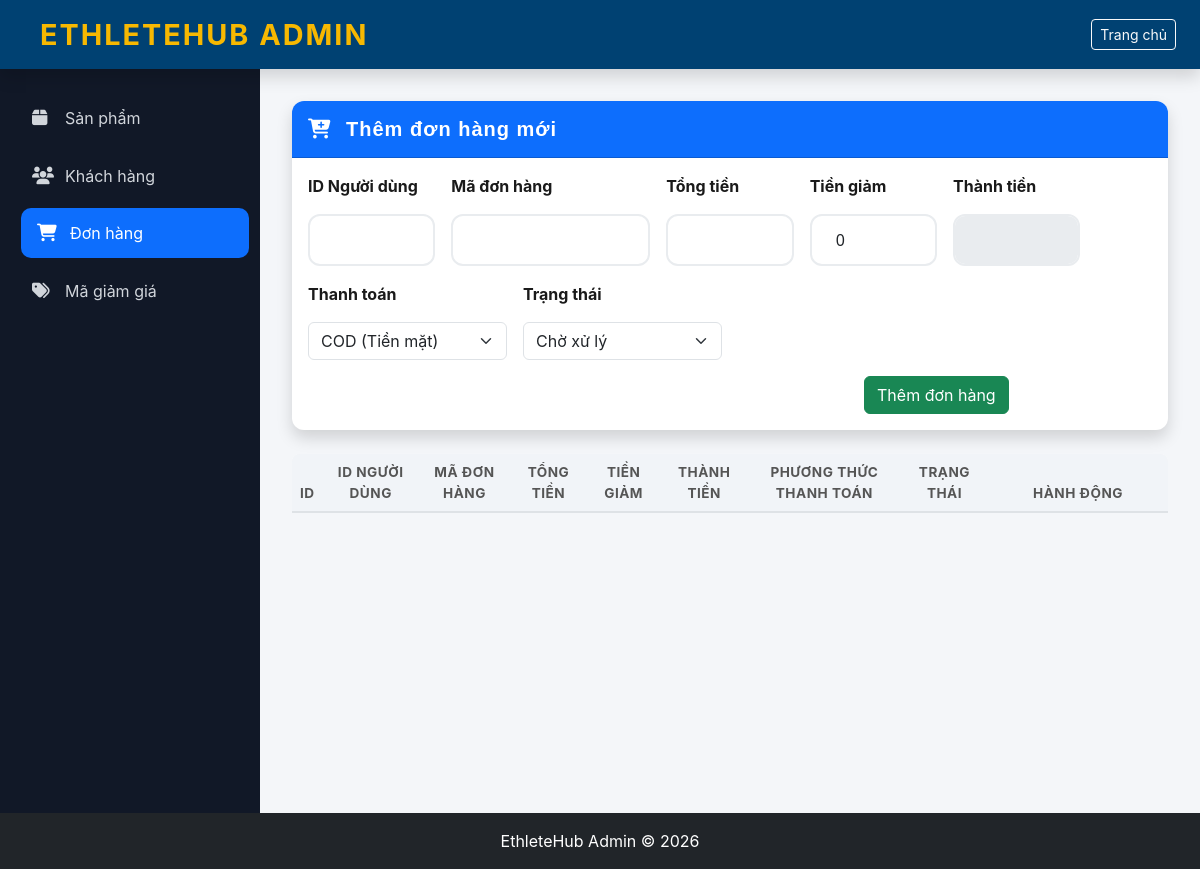
Page /CRUDdonhang.php (signed in) on the earlier database version.
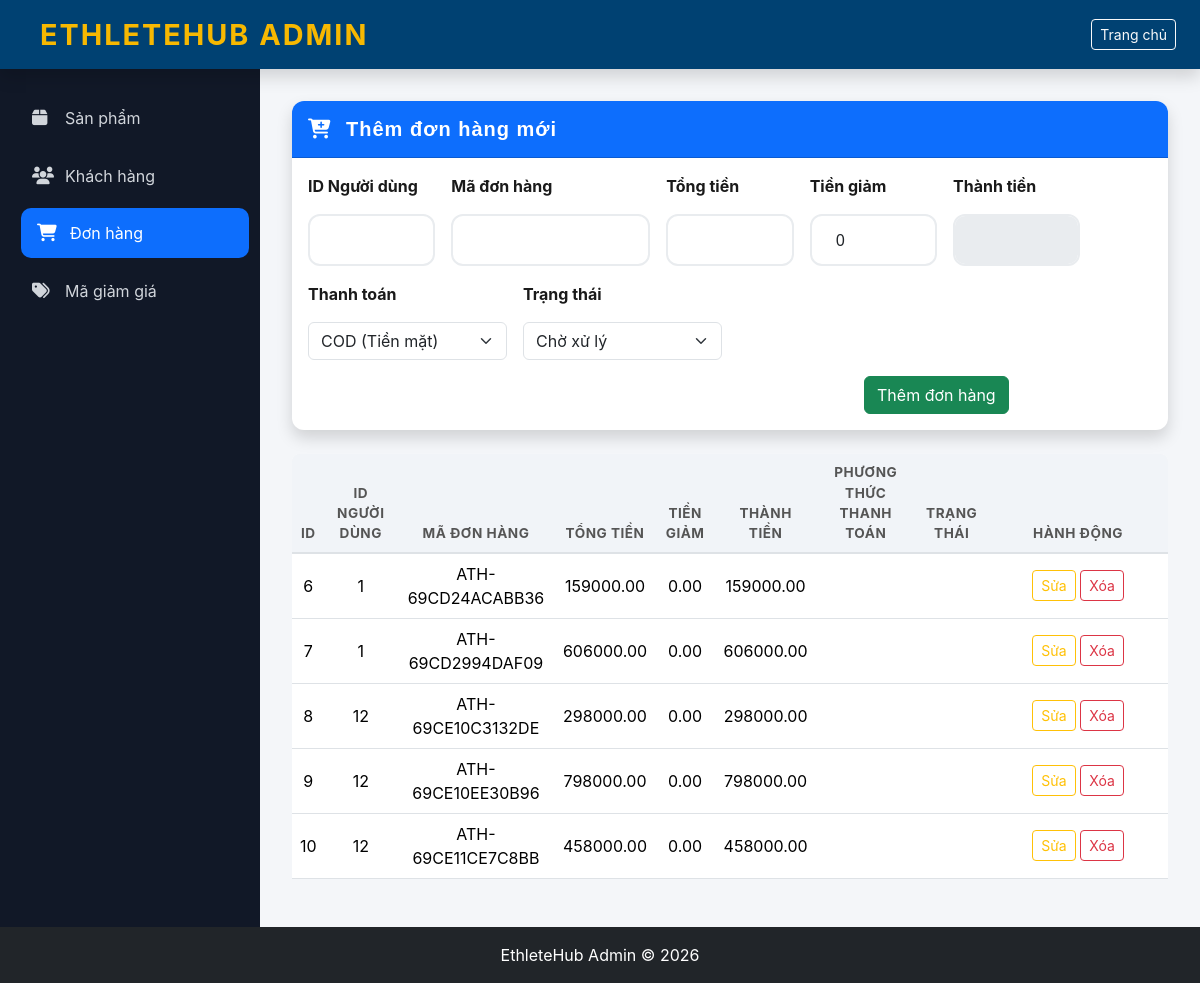
Same page on the later database version.
### tables this page shows
CREATE TABLE `don_hang` (
  `id` int(11) NOT NULL COMMENT 'ID đơn hàng',
  `nguoi_dung_id` int(11) NOT NULL COMMENT 'ID người dùng',
  `ten_nguoi_nhan` varchar(100) NOT NULL DEFAULT '' COMMENT 'Tên người nhận',
  `so_dien_thoai_nhan` varchar(15) NOT NULL DEFAULT '' COMMENT 'SĐT người nhận',
  `dia_chi_giao_hang` text NOT NULL COMMENT 'Địa chỉ giao hàng',
  `ma_don_hang` varchar(50) NOT NULL COMMENT 'Mã đơn hàng',
  `tong_tien` decimal(15,2) NOT NULL COMMENT 'Tổng tiền hàng',
  `tien_giam` decimal(15,2) DEFAULT 0.00 COMMENT 'Tiền giảm giá',
  `thanh_tien` decimal(15,2) NOT NULL COMMENT 'Thành tiền',
  `ma_phieu_giam` varchar(50) DEFAULT NULL COMMENT 'Mã phiếu giảm',
  `ma_giam_gia_id` int(11) DEFAULT NULL COMMENT 'FK → ma_giam_gia.id',
  `phuong_thuc_thanh_toan` enum('tien_mat','credit_card','bank_transfer','e_wallet') DEFAULT 'tien_mat' COMMENT 'Phương thức thanh toán',
  `trang_thai` enum('cho_xu_ly','da_thanh_toan','dang_giao','hoan_thanh','da_huy','da_giao') DEFAULT 'cho_xu_ly' COMMENT 'Trạng thái đơn hàng',
  `ghi_chu` text DEFAULT NULL COMMENT 'Ghi chú đơn hàng',
  `ngay_dat` datetime DEFAULT current_timestamp() COMMENT 'Ngày đặt',
  `ngay_cap_nhat` datetime DEFAULT current_timestamp() ON UPDATE current_timestamp(),
  `ngay_giao_hang` date DEFAULT NULL COMMENT 'Ngày giao hàng',
  `lat` decimal(10,8) DEFAULT NULL,
  `lng` decimal(11,8) DEFAULT NULL
);

### model/CRUD.php (called while the page is built, shortened)
<?php
function getAllOrders($conn) {
    $sql = "SELECT * FROM don_hang  ";
    $stmt = $conn->prepare($sql);
    $stmt->execute();
    return $stmt->fetchAll(PDO::FETCH_ASSOC);
}
?>

### CRUDdonhang.php (the view, shortened to what this page needs)
<?php
require_once 'model/CRUD.php';
$db = new Database();
$conn = $db->connect();
$update_mode = false;
$edit_order = [
    'id' => '',
    'nguoi_dung_id' => '',
    'ma_don_hang' => '',
    'tong_tien' => '',
    'tien_giam' => 0,
    'thanh_tien' => '',
    'phuong_thuc_thanh_toan' => '',
    'trang_thai' => ''
];
$listorders = getAllOrders($conn);
?>
<!DOCTYPE html>
<html lang="vi">
<head>
    <link href="https://cdnjs.cloudflare.com/ajax/libs/bootstrap/5.3.2/css/bootstrap.min.css" rel="stylesheet">
    <link href="https://cdnjs.cloudflare.com/ajax/libs/font-awesome/6.4.0/css/all.min.css" rel="stylesheet">
    <link rel="stylesheet" href="css/variables.css">
    <link rel="stylesheet" href="css/navbar.css">
    <link rel="stylesheet" href="css/hero.css">
    <link rel="stylesheet" href="css/categories.css">
    <link rel="stylesheet" href="css/products.css">
    <link rel="stylesheet" href="css/footer.css">
    <link rel="stylesheet" href="css/utilities.css">
    <link href="css/crud.css" rel="stylesheet" />
    <link rel="stylesheet" href="css/admin-layout.css">
</head>
<body style="background:#f4f6f9;">
    <nav class="navbar navbar-dark bg-dark shadow">
        <div class="container-fluid px-4">
            <span class="navbar-brand fw-bold">
                <i class="bi bi-speedometer2"></i> EthleteHub Admin
            </span>
            <a href="index.php" class="btn btn-outline-light btn-sm">
                <i class="bi bi-house"></i> Trang chủ
            </a>
        </div>
    </nav>
    <div class="layout">
        <aside class="sidebar">
            <ul>
                <li><a href="CRUDproduct.php"><i class="fas fa-box me-2"></i> Sản phẩm</a></li>
                <li><a href="CRUDuser.php"><i class="fas fa-users me-2"></i> Khách hàng</a></li>
                <li><a href="CRUDdonhang.php" class="active"><i class="fas fa-shopping-cart me-2"></i> Đơn hàng</a></li>
                <li><a href="CRUDgiamgia.php"><i class="fas fa-tags me-2"></i> Mã giảm giá</a></li>
            </ul>
        </aside>
        <div class="main-content">
            <div class="card shadow border-0 mb-4">
                <div class="card-header bg-primary text-white py-3">
                    <h5 class="mb-0">
                        <?php if ($update_mode): ?>
                            <i class="fas fa-file-invoice me-2"></i> Chỉnh sửa đơn hàng <span
                                class="badge bg-light text-primary"></span>
                        <?php else: ?>
                            <i class="fas fa-cart-plus me-2"></i> Thêm đơn hàng mới
                        <?php endif; ?>
                    </h5>
                </div>
                <div class="card-body">
                    <form method="POST" class="row g-3">
                        <div class="col-md-2">
                            <label class="form-label fw-bold">ID Người dùng</label>
                            <input type="number" name="nguoi_dung_id" class="form-control"
                                value="<?= $edit_order['nguoi_dung_id'] ?>" required>
                        </div>
                        <div class="col-md-3">
                            <label class="form-label fw-bold">Mã đơn hàng</label>
                            <input type="text" name="ma_don_hang" class="form-control"
                                value="<?= $edit_order['ma_don_hang'] ?>" required>
                        </div>
                        <div class="col-md-2">
                            <label class="form-label fw-bold">Tổng tiền</label>
                            <input type="number" id="tong_tien" name="tong_tien" class="form-control"
                                value="<?= $edit_order['tong_tien'] ?>" required min="1">
                        </div>
                        <div class="col-md-2">
                            <label class="form-label fw-bold">Tiền giảm</label>
                            <input type="number" id="tien_giam" name="tien_giam" class="form-control"
                                value="<?= $edit_order['tien_giam'] ?>" min="0">
                        </div>
                        <div class="col-md-2">
                            <label class="form-label fw-bold">Thành tiền</label>
                            <input type="number" id="thanh_tien" name="thanh_tien" class="form-control"
                                value="<?= $edit_order['thanh_tien'] ?>" required readonly style="background-color: #e9ecef;">
                        </div>
                        <div class="col-md-3">
                            <label class="form-label fw-bold">Thanh toán</label>
                            <select name="phuong_thuc_thanh_toan" class="form-select">
                                <option value="tien_mat" <?= $edit_order['phuong_thuc_thanh_toan'] == 'tien_mat' ? 'selected' : '' ?>>COD (Tiền mặt)</option>
                            </select>
                        </div>
                        <div class="col-md-3">
                            <label class="form-label fw-bold">Trạng thái</label>
                            <select name="trang_thai" class="form-select">
                                <option value="cho_xu_ly" <?= $edit_order['trang_thai'] == 'cho_xu_ly' ? 'selected' : '' ?>>Chờ xử lý</option>
                            </select>
                        </div>
                        <div class="col-md-10 d-flex align-items-end justify-content-end">
                            <?php if ($update_mode): ?>
                                <button name="save_order" class="btn btn-warning me-2">Cập nhật đơn hàng</button>
                                <a href="CRUDdonhang.php" class="btn btn-secondary">Hủy</a>
                            <?php else: ?>
                                <button name="save_order" class="btn btn-success">Thêm đơn hàng</button>
                            <?php endif; ?>
                        </div>
                    </form>
                </div>
            </div>
            <div class="table-responsive">
                <table class="table table-hover align-middle text-center">
                    <thead class="table-dark">
                        <tr>
                            <th>ID</th>
                            <th> ID người dùng</th>
                            <th>Mã đơn hàng</th>
                            <th>Tổng tiền </th>
                            <th>Tiền giảm</th>
                            <th>Thành tiền</th>
                            <th>Phương thức thanh toán</th>
                            <th>Trạng thái</th>
                            <th width="180">Hành động</th>
                        </tr>
                    </thead>
                    <tbody>
                        <?php foreach ($listorders as $donhang) { ?>
                            <tr>
                                <td><?= $donhang['id'] ?></td>
                                <td><?= $donhang['nguoi_dung_id'] ?></td>
                                <td><?= $donhang['ma_don_hang'] ?></td>
                                <td><?= $donhang['tong_tien'] ?></td>
                                <td><?= $donhang['tien_giam'] ?></td>
                                <td><?= $donhang['thanh_tien'] ?></td>
                                <td><?= $donhang['phuong_thuc_thanh_toan'] ?></td>
                                <td>
                                </td>
                                <td>
                                    <a href="?edit=<?= $donhang['id'] ?>" class="btn btn-sm btn-outline-warning">Sửa</a>
                                    <a href="?delete=<?= $donhang['id'] ?>" class="btn btn-sm btn-outline-danger"
                                        onclick="return confirm('Xóa đơn hàng này?')">Xóa</a>
                                </td>
                            </tr>
                        <?php } ?>
                    </tbody>
                </table>
            </div>
        </div>
    </div>
    <footer class="bg-dark text-white text-center py-3">
        EthleteHub Admin © 2026
    </footer>
</body>
</html>

### css/variables.css (style rules this page uses)
:root { --primary: #ff6b35; --primary-dark: #ff5220; --primary-light: #ff8555; --secondary: #004e89; --secondary-dark: #003d6b; --secondary-light: #0066b3; --accent: #f7b801; --accent-dark: #d99e00; --accent-light: #ffc928; --success: #06d6a0; --warning: #ffa500; --danger: #ef476f; --dark: #1a1a1a; --light: #f8f9fa; --white: #ffffff; --gray: #6c757d; --gray-light: #e9ecef; --spacing-xs: 0.25rem; --spacing-sm: 0.5rem; --spacing-md: 1rem; --spacing-lg: 1.5rem; --spacing-xl: 2rem; --spacing-2xl: 3rem; --spacing-3xl: 4rem; --border-radius-sm: 8px; --border-radius: 12px; --border-radius-lg: 16px; --border-radius-full: 50px; --font-primary: 'Segoe UI', Tahoma, Geneva, Verdana, sans-serif; --font-display: 'Trebuchet MS', sans-serif; --font-size-xs: 0.75rem; --font-size-sm: 0.875rem; --font-size-base: 1rem; --font-size-lg: 1.125rem; --font-size-xl: 1.5rem; --font-size-2xl: 2rem; --font-size-3xl: 3rem; --font-size-4xl: 4rem; --font-weight-normal: 400; --font-weight-semibold: 600; --font-weight-bold: 700; --font-weight-extra-bold: 800; --font-weight-black: 900; --shadow-sm: 0 2px 4px rgba(0, 0, 0, 0.1); --shadow-md: 0 5px 15px rgba(0, 0, 0, 0.08); --shadow-lg: 0 10px 30px rgba(0, 0, 0, 0.12); --shadow-xl: 0 15px 40px rgba(0, 0, 0, 0.15); --transition-fast: 0.2s ease; --transition-base: 0.3s ease; --transition-slow: 0.5s ease; --line-height-tight: 1.2; --line-height-base: 1.5; --line-height-relaxed: 1.75; }
* { margin: 0; padding: 0; box-sizing: border-box; }
html { scroll-behavior: smooth; }
body { font-family: var(--font-primary); font-size: var(--font-size-base); line-height: var(--line-height-base); color: var(--dark); background-color: var(--white); overflow-x: hidden; }
h1, h2, h3, h4, h5, h6 { font-family: var(--font-display); font-weight: var(--font-weight-extra-bold); letter-spacing: 1px; }
a { color: var(--primary); text-decoration: none; transition: color var(--transition-base); }

### css/navbar.css (style rules this page uses)
.navbar { background-color: #004172 !important; }
.navbar-brand { font-size: 1.8rem; font-weight: var(--font-weight-black); color: var(--accent) !important; text-transform: uppercase; letter-spacing: 2px; display: flex; align-items: center; gap: var(--spacing-md); transition: transform var(--transition-base); }

### css/utilities.css (style rules this page uses)
.text-center { text-align: center; }
.bg-primary { background-color: var(--primary); }
.bg-dark { background-color: var(--dark); }
.form-control { padding: 12px var(--spacing-lg); border: 2px solid var(--gray-light); border-radius: var(--border-radius); font-size: 1rem; font-family: var(--font-primary); transition: all var(--transition-base); }
.form-control::placeholder { color: var(--gray); }
.form-label { display: block; margin-bottom: var(--spacing-md); font-weight: var(--font-weight-bold); color: var(--dark); }

### css/crud.css (style rules this page uses)
body { background-color: #f8f9fa; font-family: 'Inter', sans-serif; }
.table thead th { background-color: #f1f4f8; border-bottom: 2px solid #dee2e6; text-transform: uppercase; font-size: 0.85rem; letter-spacing: 0.5px; color: #555; }

### css/admin-layout.css (style rules this page uses)
:root { --sidebar-width: 260px; --dark-bg: #111827; --sidebar-hover: #1f2937; --primary-color: #0d6efd; --transition-speed: 0.3s; }
body { background-color: #f4f6f9; font-family: 'Inter', system-ui, -apple-system, sans-serif; }
.layout { display: flex; min-height: calc(100vh - 56px); }
.sidebar { width: var(--sidebar-width); background: var(--dark-bg); color: #fff; padding: 1.5rem 1rem; flex-shrink: 0; transition: all var(--transition-speed); }
.sidebar ul { list-style: none; padding: 0; }
.sidebar li { margin-bottom: 0.5rem; }
.sidebar a { display: flex; align-items: center; padding: 0.8rem 1rem; color: #d1d5db; text-decoration: none; border-radius: 10px; transition: all 0.2s; }
.sidebar a i { width: 25px; font-size: 1.1rem; }
.sidebar a:hover, .sidebar a.active { background: var(--sidebar-hover); color: #fff; transform: translateX(5px); }
.sidebar a.active { background: var(--primary-color); }
.main-content { flex: 1; padding: 2rem; width: 100%; overflow-x: hidden; }
.card { border-radius: 12px; overflow: hidden; }
.table thead { background-color: #f8f9fa; }
.table-responsive { border-radius: 8px; }

Differences in the rows shown:
added don_hang: id "6", nguoi_dung "1", ma_don_hang "ATH-69CD24ACABB36", tong_tien "159000.00", tien_giam "0.00", thanh_tien "159000.00"
added don_hang: id "7", nguoi_dung "1", ma_don_hang "ATH-69CD2994DAF09", tong_tien "606000.00", tien_giam "0.00", thanh_tien "606000.00"
added don_hang: id "8", nguoi_dung "12", ma_don_hang "ATH-69CE10C3132DE", tong_tien "298000.00", tien_giam "0.00", thanh_tien "298000.00"
added don_hang: id "9", nguoi_dung "12", ma_don_hang "ATH-69CE10EE30B96", tong_tien "798000.00", tien_giam "0.00", thanh_tien "798000.00"
added don_hang: id "10", nguoi_dung "12", ma_don_hang "ATH-69CE11CE7C8BB", tong_tien "458000.00", tien_giam "0.00", thanh_tien "458000.00"
